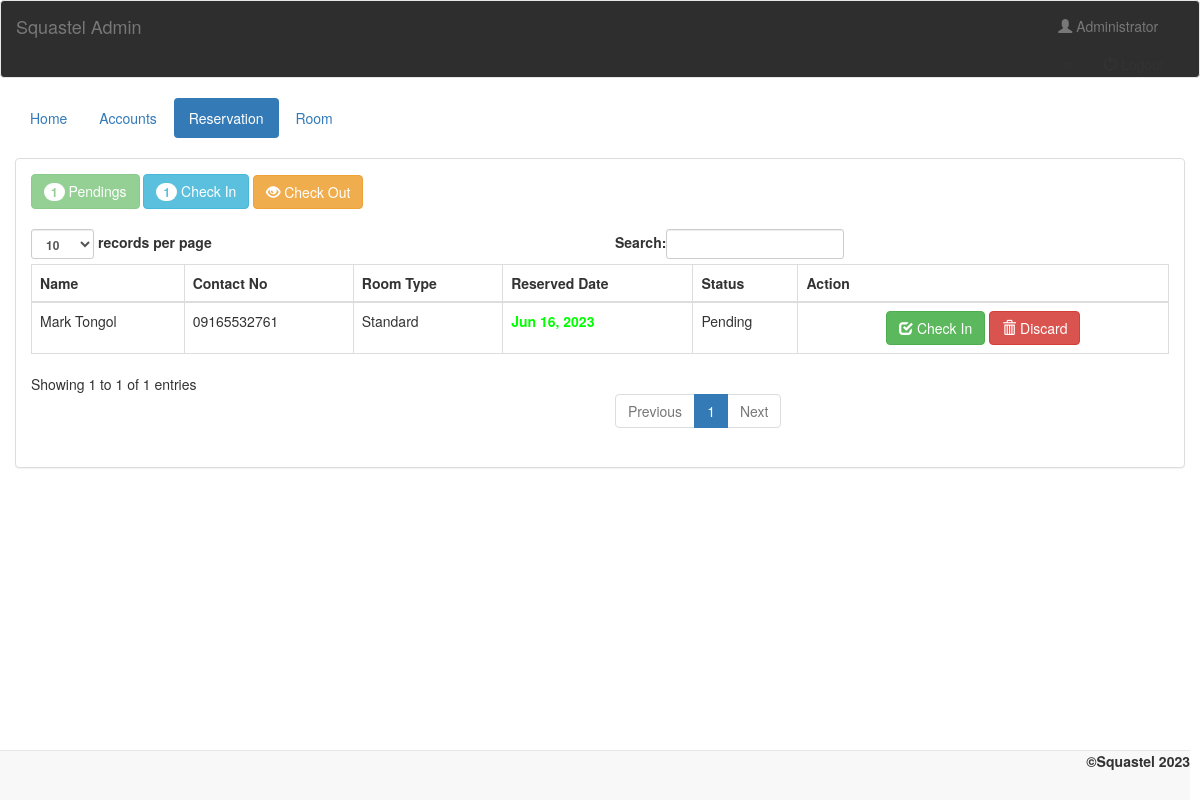
Screenshot of /admin/reserve.php (signed in) with the database file from the repository.
### tables this page shows
CREATE TABLE `transaction` (
  `transaction_id` int(11) NOT NULL,
  `guest_id` int(11) NOT NULL,
  `room_id` int(11) NOT NULL,
  `room_no` int(5) NOT NULL,
  `extra_bed` int(11) NOT NULL,
  `status` varchar(20) NOT NULL,
  `days` int(2) NOT NULL,
  `checkin` date NOT NULL,
  `checkin_time` time NOT NULL,
  `checkout` date NOT NULL,
  `checkout_time` time NOT NULL,
  `bill` varchar(10) NOT NULL
);

CREATE TABLE `guest` (
  `guest_id` int(11) NOT NULL,
  `firstname` varchar(50) NOT NULL,
  `middlename` varchar(30) NOT NULL,
  `lastname` varchar(40) NOT NULL,
  `address` varchar(50) NOT NULL,
  `contactno` varchar(13) NOT NULL
);

CREATE TABLE `room` (
  `room_id` int(11) NOT NULL,
  `room_type` varchar(50) NOT NULL,
  `price` varchar(11) NOT NULL,
  `photo` varchar(100) NOT NULL
);

### admin/name.php (called while the page is built)
<?php
	require 'connect.php';
	$query = $conn->query("SELECT * FROM `admin` WHERE `admin_id` = '$_SESSION[admin_id]'") or die(mysqli_error());
	$fetch = $query->fetch_array();
	$name = $fetch['name'];
?>

### admin/reserve.php (the view, shortened to what this page needs)
<!DOCTYPE html>
<?php
	require 'name.php';
?>
<html lang = "en">
	<head>
		<link rel = "stylesheet" type = "text/css" href = "../css/bootstrap.css " />
		<link rel = "stylesheet" type = "text/css" href = "../css/style.css" />
	</head>
<body>
	<nav style = "background-color:rgba(46, 46, 46);" class = "navbar navbar-default">
		<div  class = "container-fluid">
			<div class = "navbar-header">
				<a class = "navbar-brand" >Squastel Admin</a>
			</div>
			<ul class = "nav navbar-nav pull-right ">
				<li class = "dropdown">
					<a class="dropdown-toggle" data-toggle="dropdown" role="button" aria-haspopup="true" aria-expanded="false"><i class = "glyphicon glyphicon-user"></i> <?php echo $name;?></a>
					<ul class="dropdown-menu">
						<li><a href="logout.php"><i class = "glyphicon glyphicon-off"></i> Logout</a></li>
					</ul>
				</li>
			</ul>
		</div>
	</nav>
	<div class = "container-fluid">
		<ul class = "nav nav-pills">
			<li><a href = "home.php">Home</a></li>
			<li><a href = "account.php">Accounts</a></li>
			<li class = "active"><a href = "reserve.php">Reservation</a></li>
			<li><a href = "room.php">Room</a></li>
		</ul>
	</div>
	<br />
	<div class = "container-fluid">
		<div class = "panel panel-default">
			<?php
				$q_p = $conn->query("SELECT COUNT(*) as total FROM `transaction` WHERE `status` = 'Pending'") or die(mysqli_error());
				$f_p = $q_p->fetch_array();
				$q_ci = $conn->query("SELECT COUNT(*) as total FROM `transaction` WHERE `status` = 'Check In'") or die(mysqli_error());
				$f_ci = $q_ci->fetch_array();
			?>
			<div class = "panel-body">
				<a class = "btn btn-success disabled"><span class = "badge"><?php echo $f_p['total']?></span> Pendings</a>
				<a class = "btn btn-info" href = "checkin.php"><span class = "badge"><?php echo $f_ci['total']?></span> Check In</a>
				<a class = "btn btn-warning" href = "checkout.php"><i class = "glyphicon glyphicon-eye-open"></i> Check Out</a>
				<br />
				<br />
				<table id = "table" class = "table table-bordered">
					<thead>
						<tr>
							<th>Name</th>
							<th>Contact No</th>
							<th>Room Type</th>
							<th>Reserved Date</th>
							<th>Status</th>
							<th>Action</th>
						</tr>
					</thead>
					<tbody>
						<?php
							$query = $conn->query("SELECT * FROM `transaction` NATURAL JOIN `guest` NATURAL JOIN `room` WHERE `status` = 'Pending'") or die(mysqli_error());
							while($fetch = $query->fetch_array()){
						?>
						<tr>
							<td><?php echo $fetch['firstname']." ".$fetch['lastname']?></td>
							<td><?php echo $fetch['contactno']?></td>
							<td><?php echo $fetch['room_type']?></td>
							<td><strong><?php
							if($fetch['checkin'] <= date("Y-m-d", strtotime("+8 HOURS"))){echo "<label style = 'color:#ff0000;'>".date("M d, Y", strtotime($fetch['checkin']))."</label>";
							}else{echo "<label style = 'color:#00ff00;'>".date("M d, Y", strtotime($fetch['checkin']))."</label>";}?></strong></td>
							<td><?php echo $fetch['status']?></td>
							<td><center><a class = "btn btn-success" href = "confirm_reserve.php?transaction_id=<?php echo $fetch['transaction_id']?>"><i class = "glyphicon glyphicon-check"></i> Check In</a> <a class = "btn btn-danger" onclick = "confirmationDelete(); return false;" href = "delete_pending.php?transaction_id=<?php echo $fetch['transaction_id']?>"><i class = "glyphicon glyphicon-trash"></i> Discard</a></td>
						</tr>
						<?php
							}
						?>
					</tbody>
				</table>
			</div>
		</div>
	</div>
	<br />
	<br />
	<div style = "text-align:right; margin-right:10px;" class = "navbar navbar-default navbar-fixed-bottom">
	<label>&copy;Squastel 2023 </label>
	</div>
</body>
</html>

### rows the page displays
transaction: guest.firstname "Mark", guest.lastname "Tongol", guest.contactno "09165532761", room.room_type "Standard", checkin "Jun 16, 2023", status "Pending"

### other values shown
$name "Administrator"
$f_p['total'] "1"
$f_ci['total'] "1"
